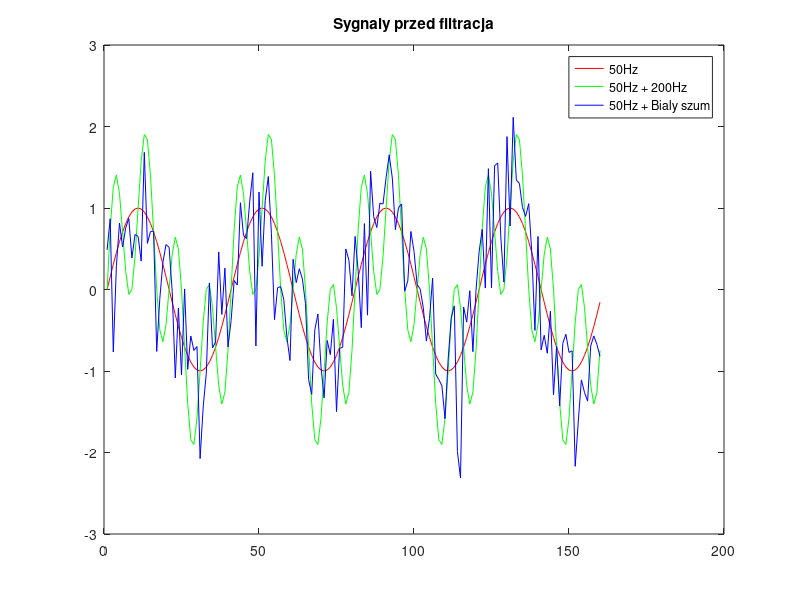
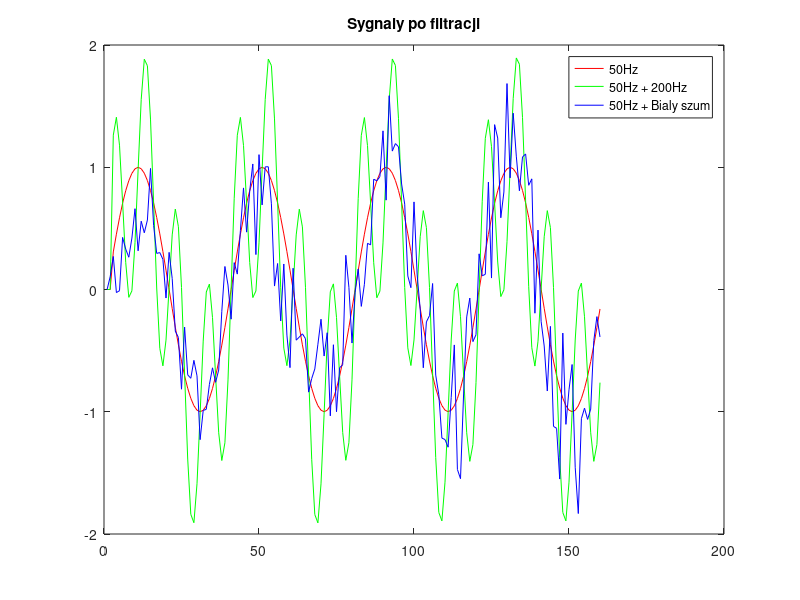
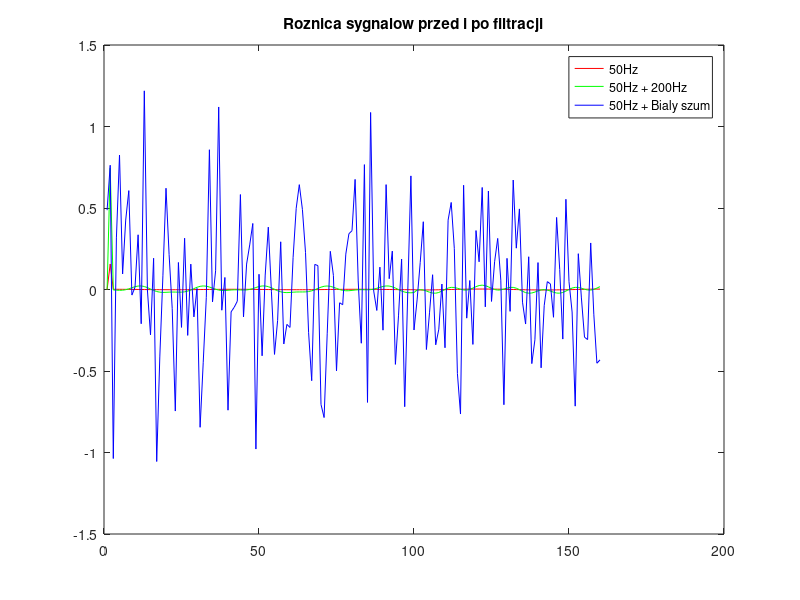

Recreate these plots in MATLAB, in order.
 clear all;
 close all;

   fs = 2000;
   dt = 1/fs;
   StopTime = 0.08;
   t = (0:dt:StopTime-dt)';
   fc = 50;
   sinus = sin(2*pi*fc*t);
   fz = 200;
   temp = sin(2*pi*fz*t);
   sinus_zaburzony = sinus + temp;
   x = awgn(sinus, 5);              %dodanie szumu bialego do sinusa 50hz

plot(1:160,sinus,'-r',1:160,sinus_zaburzony,'-g',1:160,x,'-b')
title 'Sygnaly przed filtracja'
legend('50Hz','50Hz + 200Hz', '50Hz + Bialy szum')

a = lpc(sinus,100);
b = lpc(sinus_zaburzony,100);
c = lpc(x,100);


est_a = filter([0 -a(2:end)],1,sinus);
est_b = filter([0 -b(2:end)],1,sinus_zaburzony);
est_c = filter([0 -c(2:end)],1,x);

figure
plot(1:160,est_a,'-r',1:160,est_b,'-g',1:160,est_c,'-b')
title 'Sygnaly po filtracji'
legend('50Hz','50Hz + 200Hz', '50Hz + Bialy szum')

e = sinus-est_a;
f = sinus_zaburzony-est_b;
g = x-est_c;

figure
plot(1:160,e,'-r',1:160,f,'-g',1:160,g,'-b')
title 'Roznica sygnalow przed i po filtracji'
legend('50Hz','50Hz + 200Hz', '50Hz + Bialy szum')
